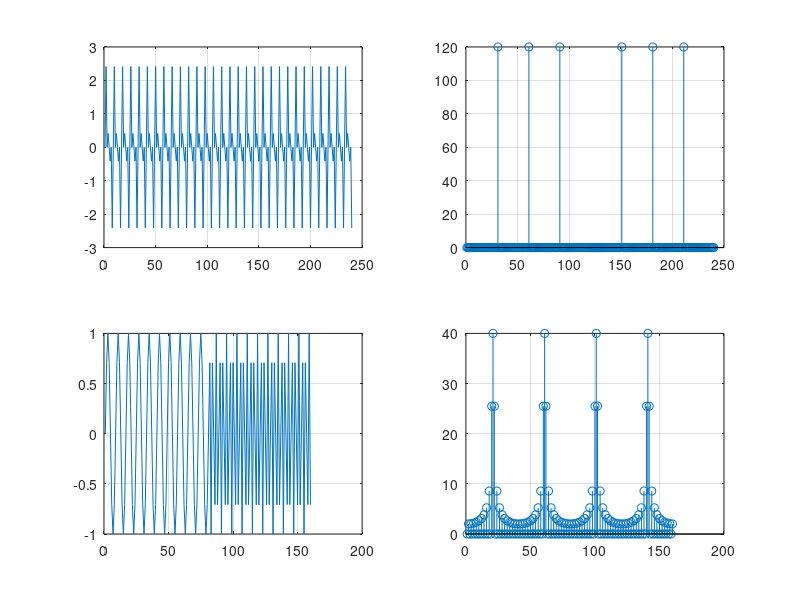

Write MATLAB code to recreate this figure.
clear;
fs = 80;
t = 0: 1/fs : 3-1/fs;


f1 = 10;
f2 = 20;
f3 = 30;

x=sin(2*pi*f1*t)+...
  sin(2*pi*f2*t)+...
  sin(2*pi*f3*t);

subplot(2,2,1);
plot(x); grid on;

subplot(2,2,2);
stem(abs(fft(x))); grid on;

t1 = 0: 1/fs : 1-1/fs;
t2 = 1: 1/fs : 2-1/fs;
t3 = 2: 1/fs : 3-1/fs;

l1 = length(t1);
l2 = length(t2);
l3 = length(t3);

x1(1:l1) = sin(2*pi*f1*t1);
x1(l1+1:l1+l2) = sin(2*pi*f2*t2);
x1(l2+1:l2+l3) = sin(2*pi*f3*t3);

subplot(2,2,3);
plot(x1);grid on;

subplot(2,2,4);
stem(abs(fft(x1))); grid on;

